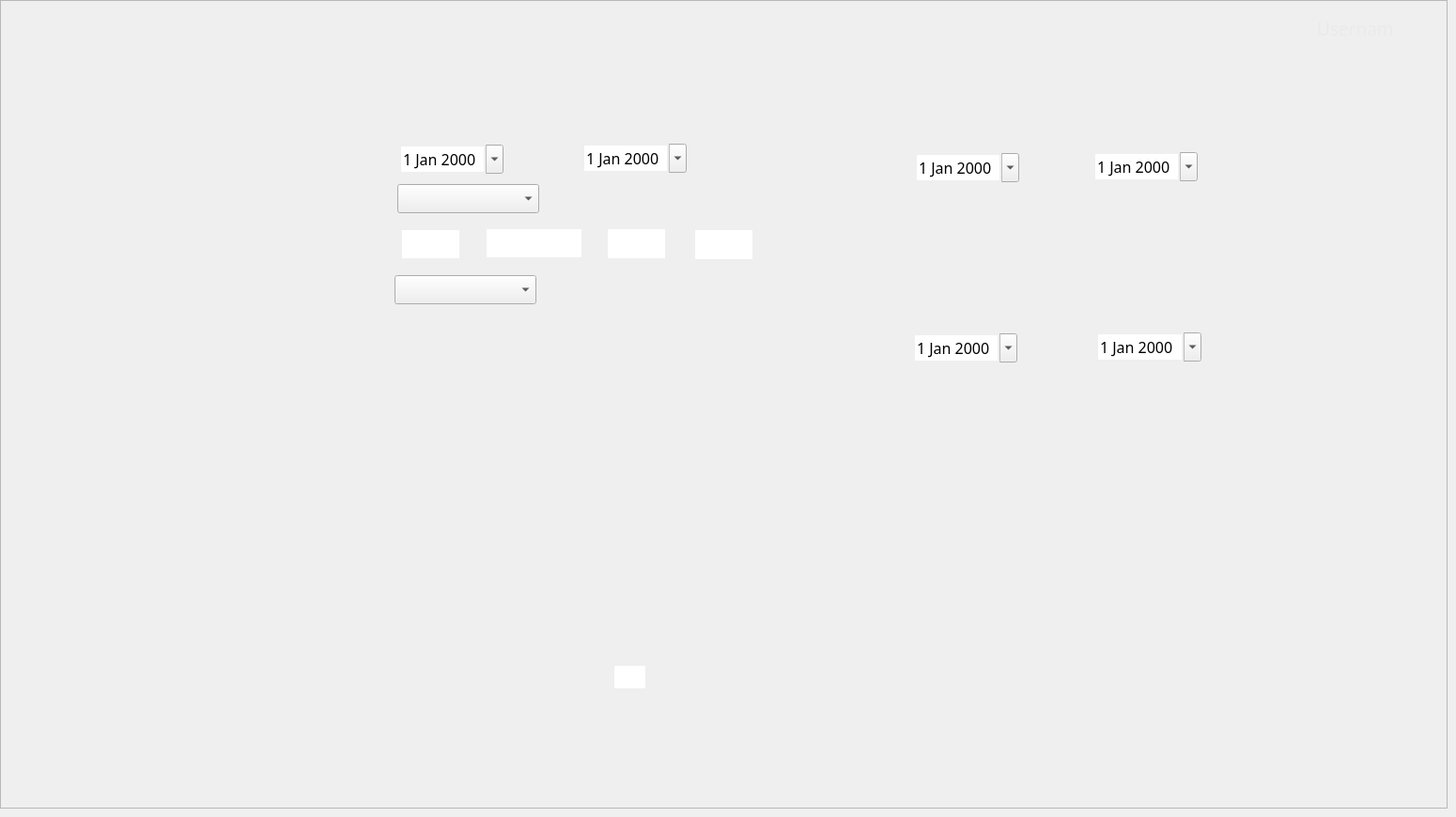
    <widget class="QWidget" name="RecordsPage">
     <widget class="QFrame" name="RecordsFrame">
      <property name="geometry">
       <rect>
        <x>0</x>
        <y>0</y>
        <width>1541</width>
        <height>861</height>
       </rect>
      </property>
      <property name="frameShape">
       <enum>QFrame::StyledPanel</enum>
      </property>
      <property name="frameShadow">
       <enum>QFrame::Raised</enum>
      </property>
      <widget class="QLabel" name="BackgroundLabel_Records">
       <property name="geometry">
        <rect>
         <x>0</x>
         <y>0</y>
         <width>1531</width>
         <height>841</height>
        </rect>
       </property>
       <property name="text">
        <string/>
       </property>
       <property name="pixmap">
        <pixmap>../Images/Admin/Admin-Records.png</pixmap>
       </property>
       <property name="scaledContents">
        <bool>true</bool>
       </property>
      </widget>
      <widget class="QPushButton" name="DataButton_Records">
       <property name="geometry">
        <rect>
         <x>0</x>
         <y>120</y>
         <width>241</width>
         <height>51</height>
        </rect>
       </property>
       <property name="text">
        <string/>
       </property>
       <property name="flat">
        <bool>true</bool>
       </property>
      </widget>
      <widget class="QPushButton" name="RecordsButton_Records">
       <property name="geometry">
        <rect>
         <x>0</x>
         <y>390</y>
         <width>241</width>
         <height>51</height>
        </rect>
       </property>
       <property name="text">
        <string/>
       </property>
       <property name="flat">
        <bool>true</bool>
       </property>
      </widget>
      <widget class="QPushButton" name="StatisticsButton_Records">
       <property name="geometry">
        <rect>
         <x>0</x>
         <y>450</y>
         <width>241</width>
         <height>51</height>
        </rect>
       </property>
       <property name="text">
        <string/>
       </property>
       <property name="flat">
        <bool>true</bool>
       </property>
      </widget>
      <widget class="QPushButton" name="LogOutButton_Records">
       <property name="geometry">
        <rect>
         <x>0</x>
         <y>780</y>
         <width>241</width>
         <height>51</height>
        </rect>
       </property>
       <property name="text">
        <string/>
       </property>
       <property name="flat">
        <bool>true</bool>
       </property>
      </widget>
      <widget class="QLabel" name="UsernameLabel_Records">
       <property name="geometry">
        <rect>
         <x>1402</x>
         <y>20</y>
         <width>81</width>
         <height>21</height>
        </rect>
       </property>
       <property name="font">
        <font>
         <family>Source Sans Pro</family>
         <pointsize>14</pointsize>
        </font>
       </property>
       <property name="cursor">
        <cursorShape>BlankCursor</cursorShape>
       </property>
       <property name="autoFillBackground">
        <bool>false</bool>
       </property>
       <property name="styleSheet">
        <string notr="true">color: rgb(234, 234, 234);</string>
       </property>
       <property name="text">
        <string>Username</string>
       </property>
      </widget>
      <widget class="QPushButton" name="HomeButton_Records">
       <property name="geometry">
        <rect>
         <x>0</x>
         <y>60</y>
         <width>241</width>
         <height>51</height>
        </rect>
       </property>
       <property name="text">
        <string/>
       </property>
       <property name="flat">
        <bool>true</bool>
       </property>
      </widget>
      <widget class="QPushButton" name="AuditLogButton_Records">
       <property name="geometry">
        <rect>
         <x>0</x>
         <y>280</y>
         <width>241</width>
         <height>51</height>
        </rect>
       </property>
       <property name="text">
        <string/>
       </property>
       <property name="flat">
        <bool>true</bool>
       </property>
      </widget>
      <widget class="QPushButton" name="CatalogButton_Records">
       <property name="geometry">
        <rect>
         <x>0</x>
         <y>340</y>
         <width>241</width>
         <height>51</height>
        </rect>
       </property>
       <property name="text">
        <string/>
       </property>
       <property name="flat">
        <bool>true</bool>
       </property>
      </widget>
      <widget class="QPushButton" name="UserBanButton_Records">
       <property name="geometry">
        <rect>
         <x>0</x>
         <y>170</y>
         <width>241</width>
         <height>51</height>
        </rect>
       </property>
       <property name="text">
        <string/>
       </property>
       <property name="flat">
        <bool>true</bool>
       </property>
      </widget>
      <widget class="QPushButton" name="PersonRegisterbutton_Records">
       <property name="geometry">
        <rect>
         <x>0</x>
         <y>230</y>
         <width>241</width>
         <height>51</height>
        </rect>
       </property>
       <property name="text">
        <string/>
       </property>
       <property name="flat">
        <bool>true</bool>
       </property>
      </widget>
      <widget class="QLineEdit" name="FourthSpaceRecNum_Records">
       <property name="enabled">
        <bool>true</bool>
       </property>
       <property name="geometry">
        <rect>
         <x>740</x>
         <y>245</y>
         <width>61</width>
         <height>31</height>
        </rect>
       </property>
       <property name="font">
        <font>
         <family>Source Sans Pro</family>
         <pointsize>12</pointsize>
        </font>
       </property>
       <property name="cursor">
        <cursorShape>IBeamCursor</cursorShape>
       </property>
       <property name="acceptDrops">
        <bool>true</bool>
       </property>
       <property name="autoFillBackground">
        <bool>false</bool>
       </property>
       <property name="frame">
        <bool>false</bool>
       </property>
       <property name="clearButtonEnabled">
        <bool>false</bool>
       </property>
      </widget>
      <widget class="QLineEdit" name="FirstSpaceRecordNum_Records">
       <property name="enabled">
        <bool>true</bool>
       </property>
       <property name="geometry">
        <rect>
         <x>428</x>
         <y>245</y>
         <width>61</width>
         <height>30</height>
        </rect>
       </property>
       <property name="font">
        <font>
         <family>Source Sans Pro</family>
         <pointsize>12</pointsize>
        </font>
       </property>
       <property name="cursor">
        <cursorShape>IBeamCursor</cursorShape>
       </property>
       <property name="acceptDrops">
        <bool>true</bool>
       </property>
       <property name="autoFillBackground">
        <bool>false</bool>
       </property>
       <property name="frame">
        <bool>false</bool>
       </property>
       <property name="clearButtonEnabled">
        <bool>false</bool>
       </property>
      </widget>
      <widget class="QLineEdit" name="SecSpaceRecordNum_Records">
       <property name="enabled">
        <bool>true</bool>
       </property>
       <property name="geometry">
        <rect>
         <x>518</x>
         <y>244</y>
         <width>101</width>
         <height>30</height>
        </rect>
       </property>
       <property name="font">
        <font>
         <family>Source Sans Pro</family>
         <pointsize>12</pointsize>
        </font>
       </property>
       <property name="cursor">
        <cursorShape>IBeamCursor</cursorShape>
       </property>
       <property name="acceptDrops">
        <bool>true</bool>
       </property>
       <property name="autoFillBackground">
        <bool>false</bool>
       </property>
       <property name="frame">
        <bool>false</bool>
       </property>
       <property name="clearButtonEnabled">
        <bool>false</bool>
       </property>
      </widget>
      <widget class="QLineEdit" name="ThirdSpaceRecNum_Records">
       <property name="enabled">
        <bool>true</bool>
       </property>
       <property name="geometry">
        <rect>
         <x>647</x>
         <y>244</y>
         <width>61</width>
         <height>31</height>
        </rect>
       </property>
       <property name="font">
        <font>
         <family>Source Sans Pro</family>
         <pointsize>12</pointsize>
        </font>
       </property>
       <property name="cursor">
        <cursorShape>IBeamCursor</cursorShape>
       </property>
       <property name="acceptDrops">
        <bool>true</bool>
       </property>
       <property name="autoFillBackground">
        <bool>false</bool>
       </property>
       <property name="frame">
        <bool>false</bool>
       </property>
       <property name="clearButtonEnabled">
        <bool>false</bool>
       </property>
      </widget>
      <widget class="QDateEdit" name="AverageResFinalDate_Records">
       <property name="geometry">
        <rect>
         <x>1164</x>
         <y>162</y>
         <width>111</width>
         <height>31</height>
        </rect>
       </property>
       <property name="font">
        <font>
         <family>Source Sans Pro</family>
         <pointsize>12</pointsize>
        </font>
       </property>
       <property name="acceptDrops">
        <bool>false</bool>
       </property>
       <property name="autoFillBackground">
        <bool>false</bool>
       </property>
       <property name="wrapping">
        <bool>false</bool>
       </property>
       <property name="frame">
        <bool>false</bool>
       </property>
       <property name="buttonSymbols">
        <enum>QAbstractSpinBox::UpDownArrows</enum>
       </property>
       <property name="showGroupSeparator" stdset="0">
        <bool>false</bool>
       </property>
       <property name="calendarPopup">
        <bool>true</bool>
       </property>
      </widget>
      <widget class="QDateEdit" name="AverageResInitialDate_Records">
       <property name="geometry">
        <rect>
         <x>974</x>
         <y>163</y>
         <width>111</width>
         <height>31</height>
        </rect>
       </property>
       <property name="font">
        <font>
         <family>Source Sans Pro</family>
         <pointsize>12</pointsize>
        </font>
       </property>
       <property name="acceptDrops">
        <bool>false</bool>
       </property>
       <property name="autoFillBackground">
        <bool>false</bool>
       </property>
       <property name="wrapping">
        <bool>false</bool>
       </property>
       <property name="frame">
        <bool>false</bool>
       </property>
       <property name="buttonSymbols">
        <enum>QAbstractSpinBox::UpDownArrows</enum>
       </property>
       <property name="showGroupSeparator" stdset="0">
        <bool>false</bool>
       </property>
       <property name="calendarPopup">
        <bool>true</bool>
       </property>
      </widget>
      <widget class="QDateEdit" name="RecWithoutResFinalDate_Records">
       <property name="geometry">
        <rect>
         <x>1167</x>
         <y>354</y>
         <width>112</width>
         <height>31</height>
        </rect>
       </property>
       <property name="font">
        <font>
         <family>Source Sans Pro</family>
         <pointsize>12</pointsize>
        </font>
       </property>
       <property name="acceptDrops">
        <bool>false</bool>
       </property>
       <property name="autoFillBackground">
        <bool>false</bool>
       </property>
       <property name="wrapping">
        <bool>false</bool>
       </property>
       <property name="frame">
        <bool>false</bool>
       </property>
       <property name="buttonSymbols">
        <enum>QAbstractSpinBox::UpDownArrows</enum>
       </property>
       <property name="showGroupSeparator" stdset="0">
        <bool>false</bool>
       </property>
       <property name="calendarPopup">
        <bool>true</bool>
       </property>
      </widget>
      <widget class="QDateEdit" name="RecWithoutResInitialDate_Records">
       <property name="geometry">
        <rect>
         <x>972</x>
         <y>355</y>
         <width>111</width>
         <height>31</height>
        </rect>
       </property>
       <property name="font">
        <font>
         <family>Source Sans Pro</family>
         <pointsize>12</pointsize>
        </font>
       </property>
       <property name="acceptDrops">
        <bool>false</bool>
       </property>
       <property name="autoFillBackground">
        <bool>false</bool>
       </property>
       <property name="wrapping">
        <bool>false</bool>
       </property>
       <property name="frame">
        <bool>false</bool>
       </property>
       <property name="buttonSymbols">
        <enum>QAbstractSpinBox::UpDownArrows</enum>
       </property>
       <property name="showGroupSeparator" stdset="0">
        <bool>false</bool>
       </property>
       <property name="calendarPopup">
        <bool>true</bool>
       </property>
      </widget>
      <widget class="QPushButton" name="AvgResolutRateButton_Records">
       <property name="geometry">
        <rect>
         <x>899</x>
         <y>265</y>
         <width>127</width>
         <height>33</height>
        </rect>
       </property>
       <property name="text">
        <string/>
       </property>
       <property name="flat">
        <bool>true</bool>
       </property>
      </widget>
      <widget class="QLabel" name="RecordsWithoutResDisplay_Records">
       <property name="geometry">
        <rect>
         <x>905</x>
         <y>413</y>
         <width>381</width>
         <height>121</height>
        </rect>
       </property>
       <property name="font">
        <font>
         <family>Source Sans Pro</family>
         <pointsize>12</pointsize>
        </font>
       </property>
       <property name="autoFillBackground">
        <bool>false</bool>
       </property>
       <property name="text">
        <string/>
       </property>
       <property name="alignment">
        <set>Qt::AlignLeading|Qt::AlignLeft|Qt::AlignTop</set>
       </property>
      </widget>
      <widget class="QLabel" name="AverageResolutionDisplay_Records">
       <property name="geometry">
        <rect>
         <x>900</x>
         <y>211</y>
         <width>381</width>
         <height>28</height>
        </rect>
       </property>
       <property name="font">
        <font>
         <family>Source Sans Pro</family>
         <pointsize>12</pointsize>
        </font>
       </property>
       <property name="autoFillBackground">
        <bool>false</bool>
       </property>
       <property name="text">
        <string/>
       </property>
       <property name="alignment">
        <set>Qt::AlignLeading|Qt::AlignLeft|Qt::AlignTop</set>
       </property>
      </widget>
      <widget class="QLabel" name="UserSamePassDisplay_Records">
       <property name="geometry">
        <rect>
         <x>424</x>
         <y>344</y>
         <width>391</width>
         <height>121</height>
        </rect>
       </property>
       <property name="font">
        <font>
         <family>Source Sans Pro</family>
         <pointsize>12</pointsize>
        </font>
       </property>
       <property name="autoFillBackground">
        <bool>false</bool>
       </property>
       <property name="text">
        <string/>
       </property>
       <property name="alignment">
        <set>Qt::AlignLeading|Qt::AlignLeft|Qt::AlignTop</set>
       </property>
      </widget>
      <widget class="QLabel" name="RecentRecordsDisplay_Records">
       <property name="geometry">
        <rect>
         <x>429</x>
         <y>563</y>
         <width>381</width>
         <height>121</height>
        </rect>
       </property>
       <property name="font">
        <font>
         <family>Source Sans Pro</family>
         <pointsize>12</pointsize>
        </font>
       </property>
       <property name="autoFillBackground">
        <bool>false</bool>
       </property>
       <property name="text">
        <string/>
       </property>
       <property name="alignment">
        <set>Qt::AlignLeading|Qt::AlignLeft|Qt::AlignTop</set>
       </property>
      </widget>
      <widget class="QDateEdit" name="RecByDayInitialDate_Records">
       <property name="geometry">
        <rect>
         <x>425</x>
         <y>154</y>
         <width>111</width>
         <height>31</height>
        </rect>
       </property>
       <property name="font">
        <font>
         <family>Source Sans Pro</family>
         <pointsize>12</pointsize>
        </font>
       </property>
       <property name="acceptDrops">
        <bool>false</bool>
       </property>
       <property name="autoFillBackground">
        <bool>false</bool>
       </property>
       <property name="wrapping">
        <bool>false</bool>
       </property>
       <property name="frame">
        <bool>false</bool>
       </property>
       <property name="buttonSymbols">
        <enum>QAbstractSpinBox::UpDownArrows</enum>
       </property>
       <property name="showGroupSeparator" stdset="0">
        <bool>false</bool>
       </property>
       <property name="calendarPopup">
        <bool>true</bool>
       </property>
      </widget>
      <widget class="QDateEdit" name="RecByDayFinalDate_Records">
       <property name="geometry">
        <rect>
         <x>620</x>
         <y>153</y>
         <width>111</width>
         <height>31</height>
        </rect>
       </property>
       <property name="font">
        <font>
         <family>Source Sans Pro</family>
         <pointsize>12</pointsize>
        </font>
       </property>
       <property name="acceptDrops">
        <bool>false</bool>
       </property>
       <property name="autoFillBackground">
        <bool>false</bool>
       </property>
       <property name="wrapping">
        <bool>false</bool>
       </property>
       <property name="frame">
        <bool>false</bool>
       </property>
       <property name="buttonSymbols">
        <enum>QAbstractSpinBox::UpDownArrows</enum>
       </property>
       <property name="showGroupSeparator" stdset="0">
        <bool>false</bool>
       </property>
       <property name="calendarPopup">
        <bool>true</bool>
       </property>
      </widget>
      <widget class="QLineEdit" name="RecordIDInput_Records">
       <property name="enabled">
        <bool>true</bool>
       </property>
       <property name="geometry">
        <rect>
         <x>654</x>
         <y>709</y>
         <width>33</width>
         <height>24</height>
        </rect>
       </property>
       <property name="font">
        <font>
         <family>Source Sans Pro</family>
         <pointsize>12</pointsize>
        </font>
       </property>
       <property name="cursor">
        <cursorShape>IBeamCursor</cursorShape>
       </property>
       <property name="acceptDrops">
        <bool>true</bool>
       </property>
       <property name="autoFillBackground">
        <bool>false</bool>
       </property>
       <property name="frame">
        <bool>false</bool>
       </property>
       <property name="clearButtonEnabled">
        <bool>false</bool>
       </property>
      </widget>
      <widget class="QPushButton" name="RecByDateSubmitButton_Records">
       <property name="geometry">
        <rect>
         <x>422</x>
         <y>487</y>
         <width>127</width>
         <height>33</height>
        </rect>
       </property>
       <property name="text">
        <string/>
       </property>
       <property name="flat">
        <bool>true</bool>
       </property>
      </widget>
      <widget class="QPushButton" name="RecentRecordButton_Records">
       <property name="geometry">
        <rect>
         <x>423</x>
         <y>704</y>
         <width>127</width>
         <height>33</height>
        </rect>
       </property>
       <property name="text">
        <string/>
       </property>
       <property name="flat">
        <bool>true</bool>
       </property>
      </widget>
      <widget class="QPushButton" name="RecWithoutResButton_Records">
       <property name="geometry">
        <rect>
         <x>899</x>
         <y>557</y>
         <width>127</width>
         <height>33</height>
        </rect>
       </property>
       <property name="text">
        <string/>
       </property>
       <property name="flat">
        <bool>true</bool>
       </property>
      </widget>
      <widget class="QPushButton" name="DeleteRecordButton_Records">
       <property name="geometry">
        <rect>
         <x>698</x>
         <y>704</y>
         <width>127</width>
         <height>33</height>
        </rect>
       </property>
       <property name="text">
        <string/>
       </property>
       <property name="flat">
        <bool>true</bool>
       </property>
      </widget>
      <widget class="QComboBox" name="CrimeType_Records">
       <property name="geometry">
        <rect>
         <x>423</x>
         <y>196</y>
         <width>151</width>
         <height>31</height>
        </rect>
       </property>
       <property name="font">
        <font>
         <family>Source Sans Pro</family>
         <pointsize>12</pointsize>
        </font>
       </property>
      </widget>
      <widget class="QComboBox" name="PlaceType_Records">
       <property name="geometry">
        <rect>
         <x>420</x>
         <y>293</y>
         <width>151</width>
         <height>31</height>
        </rect>
       </property>
       <property name="font">
        <font>
         <family>Source Sans Pro</family>
         <pointsize>12</pointsize>
        </font>
       </property>
      </widget>
      <widget class="QPushButton" name="GeneralQueriesButton_Records">
       <property name="geometry">
        <rect>
         <x>0</x>
         <y>510</y>
         <width>241</width>
         <height>51</height>
        </rect>
       </property>
       <property name="text">
        <string/>
       </property>
       <property name="flat">
        <bool>true</bool>
       </property>
      </widget>
      <widget class="QPushButton" name="ResolutionButton_Records">
       <property name="geometry">
        <rect>
         <x>0</x>
         <y>570</y>
         <width>241</width>
         <height>51</height>
        </rect>
       </property>
       <property name="text">
        <string/>
       </property>
       <property name="flat">
        <bool>true</bool>
       </property>
      </widget>
      <widget class="QPushButton" name="RecordRegisterButton_Records">
       <property name="geometry">
        <rect>
         <x>1216</x>
         <y>700</y>
         <width>225</width>
         <height>44</height>
        </rect>
       </property>
       <property name="text">
        <string/>
       </property>
       <property name="flat">
        <bool>true</bool>
       </property>
      </widget>
     </widget>
    </widget>
